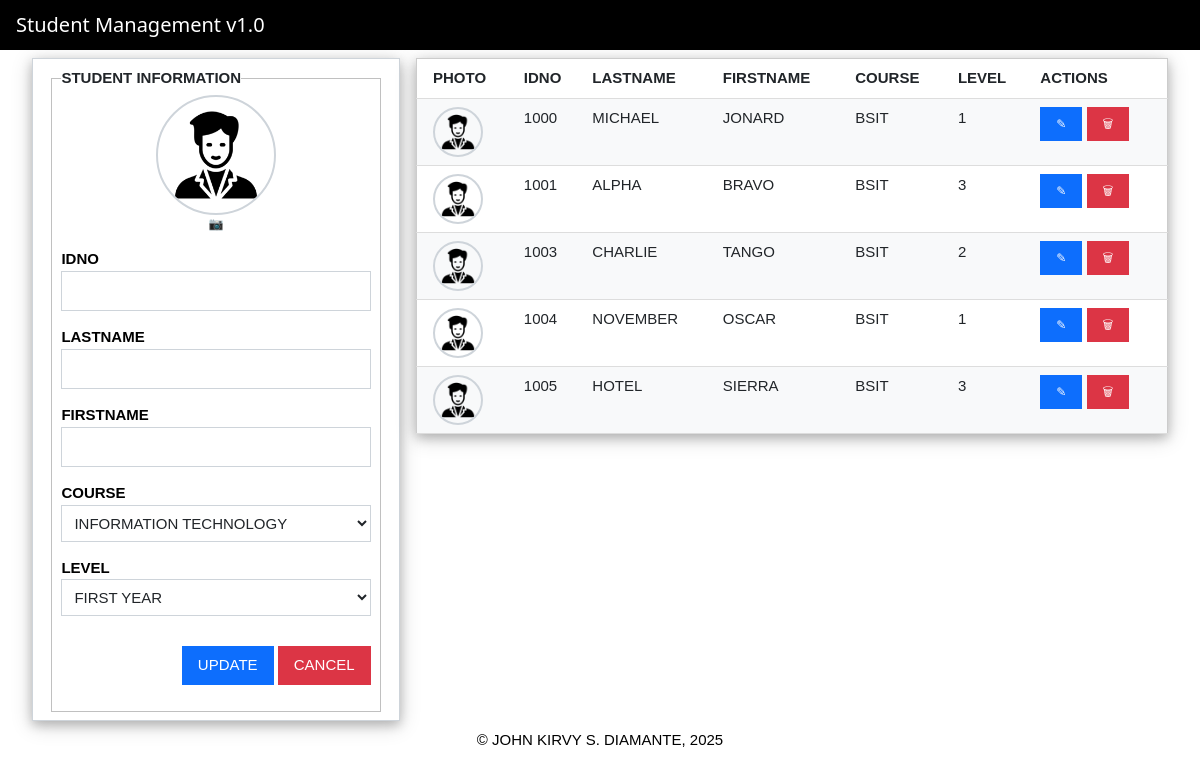
The page / on the database its author committed.
### tables this page shows
CREATE TABLE Students (
            idno INTEGER PRIMARY KEY,
            lastname TEXT NOT NULL,
            firstname TEXT NOT NULL,
            course TEXT NOT NULL,
            level TEXT NOT NULL,
            photo TEXT
        );

### app.py (the view)
@app.route("/")
def index():
    edit_id = request.args.get("edit")
    student_data = getbyid("Students", edit_id) if edit_id else None
    students = getall("Students")
    return render_template("index.html", studentlist=students, student_data=student_data)

### db/dbhelper.py (called while the page is built)
def connect():
    conn = sqlite3.connect(DB_PATH)
    conn.row_factory = sqlite3.Row
    return conn

def getall(table):
    conn = connect()
    cur = conn.cursor()
    cur.execute(f"SELECT * FROM {table} ORDER BY idno")
    rows = cur.fetchall()
    conn.close()
    return [dict(r) for r in rows]

### templates/index.html (shortened to what this page needs)
{% extends 'base.html' %}
{% block content %}
<div class="w3-row-padding">
    <div class="w3-third">
        <div class="w3-card-4 w3-container w3-padding">
            <fieldset>
                <legend><b>STUDENT INFORMATION</b></legend>
                <form action="{{ url_for('save_student') }}" method="POST" enctype="multipart/form-data">
                    <center>
                        <label for="photo-input" style="cursor:pointer;">
                            <img id="photo-preview"
                                 src="{% if student_data and student_data['photo'] %}{{ url_for('static', filename='uploads/' ~ student_data['photo']) }}{% else %}{{ url_for('static', filename='images/account.png') }}{% endif %}"
                                 onerror="this.src='{{ url_for('static', filename='images/account.png') }}'"
                                 class="w3-circle"
                                 style="width:120px;height:120px;object-fit:cover;border:3px solid #ccc;"
                                 data-original-src="{% if student_data and student_data['photo'] %}{{ url_for('static', filename='uploads/' ~ student_data['photo']) }}{% else %}{{ url_for('static', filename='images/account.png') }}{% endif %}">
                            <div class="w3-small">&#128247;</div>
                        </label>
                    </center>
                    <p><label><b>IDNO</b></label>
                        <input type="text" name="idno" id="idno" class="w3-input w3-border"
                               value="{{ student_data['idno'] if student_data else '' }}" required>
                    </p>
                    <p><label><b>LASTNAME</b></label>
                        <input type="text" name="lastname" id="lastname" class="w3-input w3-border"
                               value="{{ student_data['lastname'] if student_data else '' }}" required>
                    </p>
                    <p><label><b>FIRSTNAME</b></label>
                        <input type="text" name="firstname" id="firstname" class="w3-input w3-border"
                               value="{{ student_data['firstname'] if student_data else '' }}" required>
                    </p>
                    <p><label><b>COURSE</b></label>
                        <select name="course" id="course" class="w3-input w3-border" required>
                            <option value="bsit" {% if student_data and student_data['course']=='bsit' %}selected{% endif %}>INFORMATION TECHNOLOGY</option>
                        </select>
                    </p>
                    <p><label><b>LEVEL</b></label>
                        <select name="level" id="level" class="w3-input w3-border" required>
                            <option value="1" {% if student_data and (student_data['level']|string) == '1' %}selected{% endif %}>FIRST YEAR</option>
                        </select>
                    </p>
                    <p class="w3-right">
                        <input type="submit" value="UPDATE" class="w3-button w3-blue">
                        <input type="reset" value="CANCEL" class="w3-button w3-red"
                               onclick="window.location='{{ url_for('index') }}'">
                    </p>
                </form>
            </fieldset>
        </div>
    </div>
    <div class="w3-twothird w3-container">
        <table class="w3-table-all w3-card-4">
            <tr class="w3-light-grey">
                <th>PHOTO</th>
                <th>IDNO</th>
                <th>LASTNAME</th>
                <th>FIRSTNAME</th>
                <th>COURSE</th>
                <th>LEVEL</th>
                <th>ACTIONS</th>
            </tr>
            {% for student in studentlist %}
            <tr>
                <td>
                    {% if student.photo %}
                        <img src="{{ url_for('static', filename='uploads/' ~ student.photo) }}" onerror="this.src='{{ url_for('static', filename='images/account.png') }}'" class="w3-circle" style="width:50px;height:50px;object-fit:cover;">
                    {% else %}
                        <img src="{{ url_for('static', filename='images/account.png') }}" class="w3-circle" style="width:50px;height:50px;object-fit:cover;">
                    {% endif %}
                </td>
                <td>{{ student.idno }}</td>
                <td>{{ student.lastname.upper() }}</td>
                <td>{{ student.firstname.upper() }}</td>
                <td>{{ student.course.upper() }}</td>
                <td>{{ student.level }}</td>
                <td>
                    <a href="/?edit={{ student.idno }}" class="w3-button w3-small w3-blue">&#9998;</a>
                    <a href="{{ url_for('delete_student', idno=student.idno) }}" class="w3-button w3-small w3-red" onclick="return confirm('Delete this student?')">&#128465;</a>
                </td>
            </tr>
            {% endfor %}
        </table>
    </div>
</div>
{% endblock %}

### templates/base.html (shortened to what this page needs)
<!DOCTYPE html>
<html>
<head>
    <link rel="stylesheet" href="{{ url_for('static', filename='css/w3.css') }}">
</head>
<body>
    <div class="w3-bar w3-container w3-black" style="position:sticky;top:0">
        <h4>Student Management v1.0</h4>
    </div>
    <div class="w3-container w3-padding">
        {% block content %}
        {% endblock %}
    </div>
    <center>
        &copy; JOHN KIRVY S. DIAMANTE, 2025
    </center>
</body>
</html>

### static/css/w3.css (style rules this page uses)
*,*:before,*:after { box-sizing:inherit }
html { -ms-text-size-adjust:100%;-webkit-text-size-adjust:100% }
body { margin:0 }
a { background-color:transparent }
b,strong { font-weight:bolder }
img { border-style:none }
button,input,select,textarea,optgroup { font:inherit;margin:0 }
button,input { overflow:visible }
button,select { text-transform:none }
button,[type=button],[type=reset],[type=submit] { -webkit-appearance:button }
fieldset { border:1px solid #c0c0c0;margin:0 2px;padding:.35em .625em .75em }
legend { color:inherit;display:table;max-width:100%;padding:0;white-space:normal }
html,body { font-family:Verdana,sans-serif;font-size:15px;line-height:1.5 }
html { overflow-x:hidden }
h4 { font-size:20px }
h1,h2,h3,h4,h5,h6 { font-family:"Segoe UI",Arial,sans-serif;font-weight:400;margin:10px 0 }
img { vertical-align:middle }
a { color:inherit }
.w3-table,.w3-table-all { border-collapse:collapse;border-spacing:0;width:100%;display:table }
.w3-table-all { border:1px solid #ccc }
.w3-bordered tr,.w3-table-all tr { border-bottom:1px solid #ddd }
.w3-table-all tr:nth-child(odd) { background-color:#fff }
.w3-table-all tr:nth-child(even) { background-color:#f1f1f1 }
.w3-table td,.w3-table th,.w3-table-all td,.w3-table-all th { padding:8px 8px;display:table-cell;text-align:left;vertical-align:top }
.w3-table th:first-child,.w3-table td:first-child,.w3-table-all th:first-child,.w3-table-all td:first-child { padding-left:16px }
.w3-btn,.w3-button { border:none;display:inline-block;padding:8px 16px;vertical-align:middle;overflow:hidden;text-decoration:none;color:inherit;background-color:inherit;text-align:center;cursor:pointer;white-space:nowrap }
.w3-btn,.w3-button { -webkit-touch-callout:none;-webkit-user-select:none;-khtml-user-select:none;-moz-user-select:none;-ms-user-select:none;user-select:none }
.w3-input { padding:8px;display:block;border:none;border-bottom:1px solid #ccc;width:100% }
.w3-bar { width:100%;overflow:hidden }
.w3-container:after,.w3-container:before,.w3-panel:after,.w3-panel:before,.w3-row:after,.w3-row:before,.w3-row-padding:after,.w3-row-padding:before, .w3-cell-row:before,.w3-cell-row:after,.w3-clear:after,.w3-clear:before,.w3-bar:before,.w3-bar:after { content:"";display:table;clear:both }
.w3-col,.w3-half,.w3-third,.w3-twothird,.w3-threequarter,.w3-quarter { float:left;width:100% }
@media (min-width:601px) { .w3-col.m4,.w3-third { width:33.33333% } }
@media (min-width:601px) { .w3-col.m8,.w3-twothird { width:66.66666% } }
.w3-circle { border-radius:50% }
.w3-row-padding,.w3-row-padding>.w3-half,.w3-row-padding>.w3-third,.w3-row-padding>.w3-twothird,.w3-row-padding>.w3-threequarter,.w3-row-padding>.w3-quarter,.w3-row-padding>.w3-col { padding:0 8px }
.w3-container,.w3-panel { padding:0.01em 16px }
.w3-card-4,.w3-hover-shadow:hover { box-shadow:0 4px 10px 0 rgba(0,0,0,0.2),0 4px 20px 0 rgba(0,0,0,0.19) }
.w3-small { font-size:12px!important }
.w3-border { border:1px solid #ccc!important }
.w3-padding { padding:8px 16px!important }
.w3-right { float:right!important }
.w3-blue,.w3-hover-blue:hover { color:#fff!important;background-color:#2196F3!important }
.w3-red,.w3-hover-red:hover { color:#fff!important;background-color:#f44336!important }
.w3-black,.w3-hover-black:hover { color:#fff!important;background-color:#000!important }
.w3-light-grey,.w3-hover-light-grey:hover,.w3-light-gray,.w3-hover-light-gray:hover { color:#000!important;background-color:#f1f1f1!important }

### templates/index.html (style rules this page uses)
.w3-button.w3-blue { background-color: #0d6efd !important; color: #fff !important; }
.w3-button.w3-red { background-color: #dc3545 !important; color: #fff !important; }
.w3-input.w3-border { border: 1px solid #ced4da !important; color: #212529 !important; background-color: #ffffff !important; }
.w3-table-all tr.w3-light-grey { background-color: #343a40 !important; color: #fff !important; }
.w3-table-all tr:nth-child(even) { background-color: #f8f9fa !important; }
.w3-table-all tr:nth-child(odd) { background-color: #ffffff !important; }
.w3-table-all td, .w3-table-all th { color: #212529 !important; }
.w3-button.w3-blue { background-color: #0d6efd !important; color: white !important; }
.w3-button.w3-red { background-color: #dc3545 !important; color: white !important; }
.w3-circle { border: 2px solid #ced4da !important; }
fieldset legend { font-weight: bold; color: #212529 !important; }
.w3-card-4.w3-container.w3-padding { background-color: #fff !important; border: 1px solid #ced4da !important; }

### rows shown on the page
Students: photo (picture), idno "1000", lastname "MICHAEL", firstname "JONARD", course "BSIT", level "1"
Students: idno "1001", lastname "ALPHA", firstname "BRAVO", course "BSIT", level "3"
Students: idno "1003", lastname "CHARLIE", firstname "TANGO", course "BSIT", level "2"
Students: idno "1004", lastname "NOVEMBER", firstname "OSCAR", course "BSIT", level "1"
Students: idno "1005", lastname "HOTEL", firstname "SIERRA", course "BSIT", level "3"
